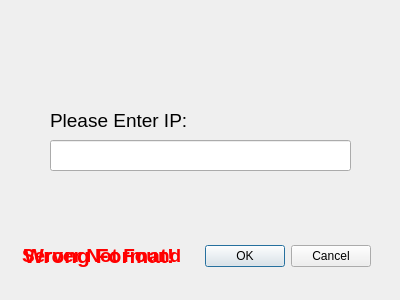
<?xml version="1.0" encoding="UTF-8"?>
<ui version="4.0">
 <class>Connect</class>
 <widget class="QDialog" name="Connect">
  <property name="geometry">
   <rect>
    <x>0</x>
    <y>0</y>
    <width>400</width>
    <height>300</height>
   </rect>
  </property>
  <property name="windowTitle">
   <string>Connect to Server</string>
  </property>
  <widget class="QDialogButtonBox" name="buttonBox">
   <property name="geometry">
    <rect>
     <x>30</x>
     <y>240</y>
     <width>341</width>
     <height>32</height>
    </rect>
   </property>
   <property name="orientation">
    <enum>Qt::Horizontal</enum>
   </property>
   <property name="standardButtons">
    <set>QDialogButtonBox::Cancel|QDialogButtonBox::Ok</set>
   </property>
  </widget>
  <widget class="QLineEdit" name="ip">
   <property name="geometry">
    <rect>
     <x>50</x>
     <y>140</y>
     <width>301</width>
     <height>31</height>
    </rect>
   </property>
   <property name="font">
    <font>
     <pointsize>13</pointsize>
    </font>
   </property>
   <property name="text">
    <string/>
   </property>
  </widget>
  <widget class="QLabel" name="please">
   <property name="geometry">
    <rect>
     <x>50</x>
     <y>100</y>
     <width>301</width>
     <height>41</height>
    </rect>
   </property>
   <property name="font">
    <font>
     <pointsize>14</pointsize>
    </font>
   </property>
   <property name="text">
    <string>Please Enter IP:</string>
   </property>
  </widget>
  <widget class="QLabel" name="error">
   <property name="geometry">
    <rect>
     <x>24</x>
     <y>240</y>
     <width>171</width>
     <height>31</height>
    </rect>
   </property>
   <property name="font">
    <font>
     <pointsize>16</pointsize>
     <weight>75</weight>
     <bold>true</bold>
    </font>
   </property>
   <property name="text">
    <string>&lt;html&gt;&lt;head/&gt;&lt;body&gt;&lt;p&gt;&lt;span style=&quot; color:#ff0000;&quot;&gt;Wrong Format!&lt;/span&gt;&lt;/p&gt;&lt;/body&gt;&lt;/html&gt;</string>
   </property>
  </widget>
  <widget class="QLabel" name="error_2">
   <property name="geometry">
    <rect>
     <x>22</x>
     <y>240</y>
     <width>171</width>
     <height>31</height>
    </rect>
   </property>
   <property name="font">
    <font>
     <pointsize>16</pointsize>
     <weight>75</weight>
     <bold>true</bold>
    </font>
   </property>
   <property name="text">
    <string>&lt;html&gt;&lt;head/&gt;&lt;body&gt;&lt;p&gt;&lt;span style=&quot; font-size:14pt; color:#ff0000;&quot;&gt;Server Not Found&lt;/span&gt;&lt;/p&gt;&lt;/body&gt;&lt;/html&gt;</string>
   </property>
  </widget>
 </widget>
 <resources/>
 <connections>
  <connection>
   <sender>buttonBox</sender>
   <signal>rejected()</signal>
   <receiver>Connect</receiver>
   <slot>reject()</slot>
   <hints>
    <hint type="sourcelabel">
     <x>316</x>
     <y>260</y>
    </hint>
    <hint type="destinationlabel">
     <x>286</x>
     <y>274</y>
    </hint>
   </hints>
  </connection>
 </connections>
</ui>
